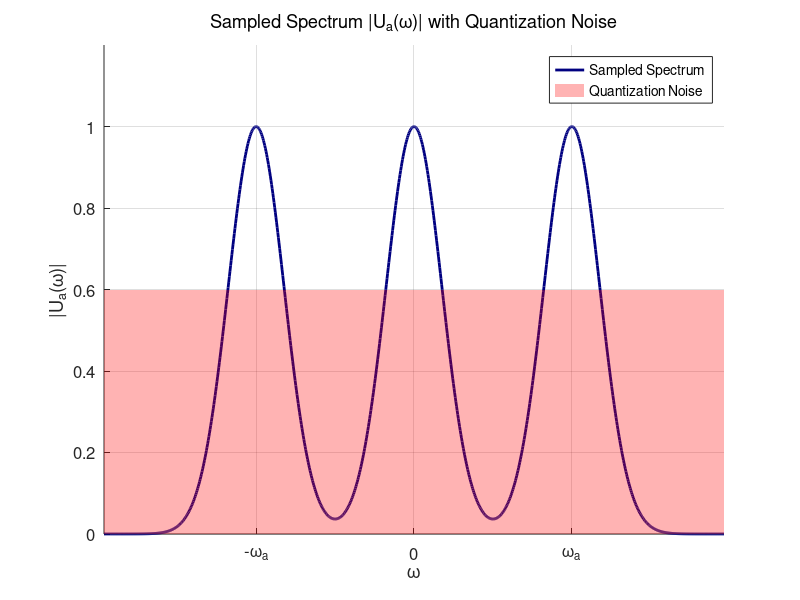

MATLAB code to generate this figure:
clc; clear; close all;

% Definiere Frequenzachse mit begrenzter Breite
w = linspace(-2.5*pi, 2.5*pi, 1000); % Kürzere Achse für kompaktere Darstellung

% Originales (analytisches) Spektrum U(w) - eine Gauß-Funktion
U_w = exp(-w.^2);

% Abtastperiode Ta und Abtastfrequenz wa
Ta = pi/2;
wa = 2*pi/Ta; % Abtastfrequenz

% Periodisches Spektrum mit begrenzten Wiederholungen (-1, 0, +1)
n = -1:1; % Weniger Wiederholungen (nur 3 insgesamt)
U_a_w = zeros(size(w));

for k = n
    U_a_w = U_a_w + exp(-(w - k*wa).^2); % Verschobene Kopien des Spektrums
end

% Erhöhe den Noise-Pegel für bessere Sichtbarkeit
noise_level = 0.6; % Erhöhter Rauschpegel

% Erstelle eine neue Figur nur mit dem zweiten Subplot
figure;
set(gcf, 'Position', [100, 100, 700, 250]); % Kompakte Höhe für besseres Layout

% --- Plotte das periodische Spektrum nach der Abtastung mit Noise ---
hold on;
plot(w, U_a_w, 'Color', [0, 0, 0.5], 'LineWidth', 2); % Dunkelblau

% Fülle den Bereich für Quantisierungsrauschen als rote Fläche
fill([w fliplr(w)], [zeros(size(w)) noise_level*ones(size(w))], 'r', 'FaceAlpha', 0.3, 'EdgeColor', 'none');

xlabel('\omega', 'FontSize', 14);
ylabel('|U_a(\omega)|', 'FontSize', 14);
title('Sampled Spectrum |U_a(\omega)| with Quantization Noise', 'FontSize', 12, 'FontWeight', 'normal');
grid on;
xlim([-2.5*pi 2.5*pi]);
ylim([0, 1.2]); % Platz für Noise sichtbar halten
set(gca, 'FontSize', 12);

% Markiere die Wiederholungsfrequenzen
xticks([-2*wa, -wa, 0, wa, 2*wa]);
xticklabels({'-2\omega_a', '-\omega_a', '0', '\omega_a', '2\omega_a'});

% Legende hinzufügen
legend({'Sampled Spectrum', 'Quantization Noise'}, 'FontSize', 10);

hold off;
